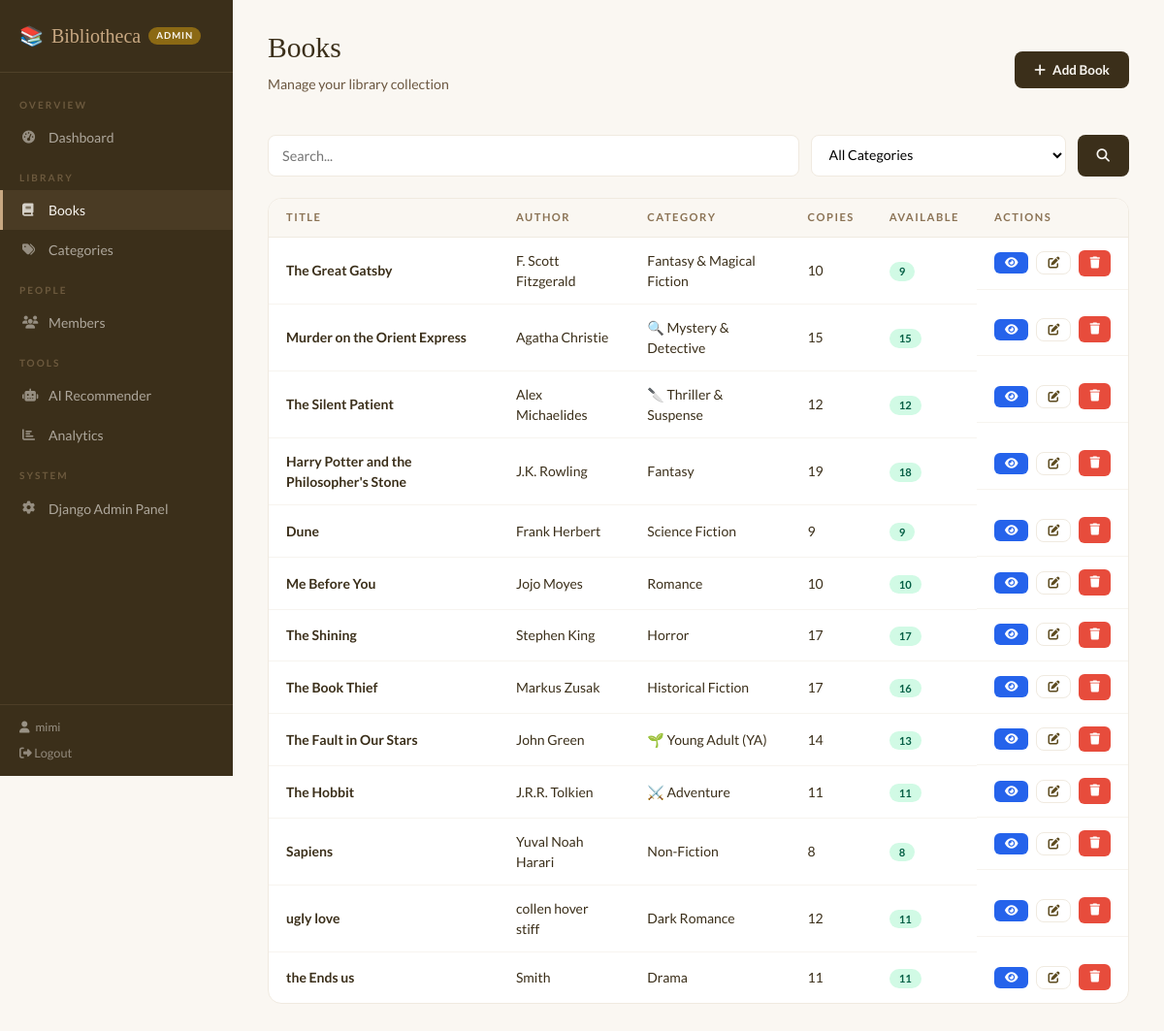
The app's page /books/ (signed in) with its own data.
### library/models.py (models this page shows, shortened)
class Book(models.Model):
    title = models.CharField(max_length=200)
    author = models.CharField(max_length=200, blank=True)
    category = models.ForeignKey(Category, on_delete=models.SET_NULL, null=True, blank=True, related_name='books')
    isbn = models.CharField(max_length=20, blank=True)
    total_copies = models.IntegerField(default=1)
    available_copies = models.IntegerField(default=1)
    description = models.TextField(blank=True)
    added_date = models.DateField(auto_now_add=True)
    @property
    def is_available(self):
        return self.available_copies > 0

class Category(models.Model):
    name = models.CharField(max_length=100)
    description = models.TextField(blank=True)
    class Meta:
        verbose_name_plural = "Categories"
        ordering = ['name']

### library/views.py (the view)
# urls.py: path('books/', views.book_list, name='book_list'),
@login_required
def book_list(request):
    if not is_admin(request.user): return redirect('member_books')
    category_id = request.GET.get('category')
    search = request.GET.get('search', '')
    books = Book.objects.select_related('category').all()
    if category_id:
        books = books.filter(category_id=category_id)
    if search:
        books = books.filter(title__icontains=search) | books.filter(author__icontains=search)
    return render(request, 'library/book_list.html', {
        'books': books,
        'categories': Category.objects.all(),
        'selected_category': category_id,
        'search': search,
    })

### library/views.py (called while the page is built)
def is_admin(user):
    return user.is_staff or user.is_superuser

### templates/library/book_list.html (shortened to what this page needs)
{% extends 'library/base.html' %}
{% block content %}
<div class="page-header" style="display:flex;align-items:center;justify-content:space-between;">
    <div><h1>Books</h1><p>Manage your library collection</p></div>
    <a href="{% url 'book_add' %}" class="btn-brown"><i class="fas fa-plus"></i> Add Book</a>
</div>
<form method="GET" style="display:flex;gap:12px;margin-bottom:22px;flex-wrap:wrap;">
    <input type="text" name="search" value="{{ search }}" placeholder="Search..."
        style="flex:1;min-width:200px;padding:10px 14px;border:1.5px solid var(--cream-dark);border-radius:8px;font-size:0.9rem;background:white;outline:none;">
    <select name="category" style="padding:10px 14px;border:1.5px solid var(--cream-dark);border-radius:8px;font-size:0.88rem;background:white;outline:none;">
        <option value="">All Categories</option>
    </select>
    <button type="submit" class="btn-brown"><i class="fas fa-search"></i></button>
</form>
<div class="card">
    <div class="table-responsive">
        <table>
            <thead>
                <tr>
                    <th>Title</th>
                    <th>Author</th>
                    <th>Category</th>
                    <th>Copies</th>
                    <th>Available</th>
                    <th>Actions</th>
                </tr>
            </thead>
            <tbody>
            {% for book in books %}
            <tr>
                <td><strong>{{ book.title }}</strong></td>
                <td>{{ book.author }}</td>
                <td>{{ book.category.name|default:"—" }}</td>
                <td>{{ book.total_copies }}</td>
                <td>
                    {% if book.is_available %}
                        <span class="badge badge-available">{{ book.available_copies }}</span>
                    {% else %}
                        <span class="badge badge-unavailable">0</span>
                    {% endif %}
                </td>
                <td style="display:flex;gap:8px;align-items:center;">
                    <a href="{% url 'book_detail' book.pk %}" class="btn-blue" style="font-size:0.75rem;padding:5px 11px;">
                        <i class="fas fa-eye"></i>
                    </a>
                    <a href="{% url 'book_edit' book.pk %}" class="btn-outline" style="font-size:0.75rem;padding:5px 11px;">
                        <i class="fas fa-edit"></i>
                    </a>
                    <form method="POST" action="{% url 'book_delete' book.pk %}" style="margin:0;" onsubmit="return confirm('Delete \'{{ book.title }}\'? This cannot be undone.')">
                        <button type="submit" style="background:#e74c3c;color:white;border:none;border-radius:6px;padding:5px 11px;font-size:0.75rem;cursor:pointer;line-height:1.4;">
                            <i class="fas fa-trash"></i>
                        </button>
                    </form>
                </td>
            </tr>
            {% empty %}
            <tr>
                <td colspan="6" style="text-align:center;color:#8B7355;padding:30px;">
                    No books yet. <a href="{% url 'book_add' %}" style="color:var(--brown);font-weight:700;">Add one →</a>
                </td>
            </tr>
            {% endfor %}
            </tbody>
        </table>
    </div>
</div>
{% endblock %}

### templates/library/base.html (shortened to what this page needs)
<!DOCTYPE html>
<html lang="en">
<head>
    <link href="https://cdn.jsdelivr.net/npm/bootstrap@5.3.2/dist/css/bootstrap.min.css" rel="stylesheet">
    <link href="https://cdnjs.cloudflare.com/ajax/libs/font-awesome/6.4.0/css/all.min.css" rel="stylesheet">
</head>
<body>
<div class="sidebar">
    <div class="sidebar-brand">
        <a href="{% if request.user.is_staff %}{% url 'admin_dashboard' %}{% else %}{% url 'member_dashboard' %}{% endif %}">
            <span>📚</span> Bibliotheca
            {% if request.user.is_staff %}<span class="sidebar-badge">Admin</span>
            {% else %}<span class="sidebar-badge">Member</span>{% endif %}
        </a>
    </div>
    <nav class="sidebar-nav">
        {% if request.user.is_staff %}
        <div class="nav-sec">Overview</div>
        <a href="{% url 'admin_dashboard' %}" {% if request.resolver_match.url_name == 'admin_dashboard' %}class="active"{% endif %}><i class="fas fa-tachometer-alt"></i> Dashboard</a>
        <div class="nav-sec">Library</div>
        <a href="{% url 'book_list' %}" {% if 'book' in request.resolver_match.url_name %}class="active"{% endif %}><i class="fas fa-book"></i> Books</a>
        <a href="{% url 'category_list' %}" {% if request.resolver_match.url_name == 'category_list' %}class="active"{% endif %}><i class="fas fa-tags"></i> Categories</a>
        <div class="nav-sec">People</div>
        <a href="{% url 'member_list' %}" {% if request.resolver_match.url_name == 'member_list' %}class="active"{% endif %}><i class="fas fa-users"></i> Members</a>
        <div class="nav-sec">Tools</div>
        <a href="{% url 'ai_recommender' %}" {% if request.resolver_match.url_name == 'ai_recommender' %}class="active"{% endif %}><i class="fas fa-robot"></i> AI Recommender</a>
        <a href="{% url 'analytics' %}" {% if request.resolver_match.url_name == 'analytics' %}class="active"{% endif %}><i class="fas fa-chart-bar"></i> Analytics</a>
        <div class="nav-sec">System</div>
        <a href="/admin" target="_blank"><i class="fas fa-cog"></i> Django Admin Panel</a>
        {% endif %}
    </nav>
    <div class="sidebar-user">
        <span><i class="fas fa-user" style="margin-right:6px;"></i>{{ request.user.username }}</span>
        <a href="{% url 'logout' %}" style="color:rgba(250,247,242,0.45);text-decoration:none;font-size:0.8rem;transition:color 0.15s;" onmouseover="this.style.color='var(--cream)'" onmouseout="this.style.color='rgba(250,247,242,0.45)'">
            <i class="fas fa-sign-out-alt"></i> Logout
        </a>
    </div>
</div>
<div class="main-content">
    {% block content %}{% endblock %}
</div>
</body>
</html>

### templates/library/base.html (style rules this page uses)
:root { --cream:#FAF7F2;--cream-dark:#F0EAE0;--brown-light:#C8A882;--brown:#8B6914;--brown-dark:#5C4A1E;--brown-deep:#3B2F1A; }
* { margin:0;padding:0;box-sizing:border-box; }
body { font-family:'Lato',sans-serif;background:var(--cream);color:var(--brown-deep); }
.sidebar { width:240px;min-height:100vh;background:var(--brown-deep);position:fixed;left:0;top:0;display:flex;flex-direction:column;z-index:100; }
.sidebar-brand { padding:22px 20px;border-bottom:1px solid rgba(200,168,130,0.15); }
.sidebar-brand a { font-family:'Playfair Display',serif;color:var(--brown-light);font-size:1.25rem;text-decoration:none;display:flex;align-items:center;gap:8px; }
.sidebar-badge { font-size:0.6rem;background:var(--brown);color:var(--cream);padding:2px 8px;border-radius:20px;font-family:'Lato',sans-serif;font-weight:700;letter-spacing:1px;text-transform:uppercase; }
.sidebar-nav { padding:12px 0;flex:1; }
.nav-sec { padding:14px 20px 5px;font-size:0.63rem;font-weight:700;letter-spacing:2px;text-transform:uppercase;color:rgba(200,168,130,0.35); }
.sidebar-nav a { display:flex;align-items:center;gap:11px;padding:10px 20px;color:rgba(250,247,242,0.6);text-decoration:none;font-size:0.875rem;transition:all 0.15s;border-left:3px solid transparent; }
.sidebar-nav a:hover,.sidebar-nav a.active { color:var(--cream);background:rgba(200,168,130,0.1);border-left-color:var(--brown-light); }
.sidebar-nav a i { width:16px;font-size:0.82rem;opacity:0.8; }
.sidebar-user { padding:14px 20px;border-top:1px solid rgba(200,168,130,0.12);display:flex;flex-direction:column;gap:8px; }
.sidebar-user span { color:rgba(250,247,242,0.5);font-size:0.75rem; }
.main-content { margin-left:240px;min-height:100vh;padding:32px 36px; }
.page-header { margin-bottom:26px; }
.page-header h1 { font-family:'Playfair Display',serif;font-size:1.85rem;color:var(--brown-deep); }
.page-header p { color:#6B5740;font-size:0.88rem;margin-top:4px; }
.card { background:white;border:1px solid var(--cream-dark);border-radius:14px;overflow:hidden; }
table { width:100%;border-collapse:collapse; }
th { padding:11px 18px;text-align:left;font-size:0.7rem;font-weight:700;text-transform:uppercase;letter-spacing:1.5px;color:#8B7355;background:var(--cream);border-bottom:1px solid var(--cream-dark); }
td { padding:13px 18px;font-size:0.875rem;color:var(--brown-deep);border-bottom:1px solid rgba(240,234,224,0.5); }
tr:last-child td { border-bottom:none; }
.badge { padding:4px 10px;border-radius:20px;font-size:0.7rem;font-weight:700;display:inline-block; }
.badge-available { background:#d1fae5;color:#065f46; }
.btn-brown { background:var(--brown-deep);color:var(--cream);border:none;padding:9px 20px;border-radius:8px;font-size:0.84rem;font-weight:700;cursor:pointer;text-decoration:none;display:inline-flex;align-items:center;gap:7px;transition:all 0.15s; }
.btn-outline { background:transparent;color:var(--brown-dark);border:1.5px solid var(--cream-dark);padding:8px 18px;border-radius:8px;font-size:0.84rem;font-weight:700;cursor:pointer;text-decoration:none;display:inline-flex;align-items:center;gap:7px;transition:all 0.15s; }
.btn-blue { background:#2563eb;color:white;border:none;padding:6px 13px;border-radius:6px;font-size:0.77rem;font-weight:700;text-decoration:none;display:inline-flex;align-items:center;gap:5px;transition:all 0.15s; }

### records on screen
Book: title "The Great Gatsby", author "F. Scott Fitzgerald", category.name "Fantasy & Magical Fiction", total_copies "10", available_copies "9"
Book: title "Murder on the Orient Express", author "Agatha Christie", category.name "🔍 Mystery & Detective", total_copies "15", available_copies "15"
Book: title "The Silent Patient", author "Alex Michaelides", category.name "🔪 Thriller & Suspense", total_copies "12", available_copies "12"
Book: title "Harry Potter and the Philosopher's Stone", author "J.K. Rowling", category.name "Fantasy", total_copies "19", available_copies "18"
Book: title "Dune", author "Frank Herbert", category.name "Science Fiction", total_copies "9", available_copies "9"
Book: title "Me Before You", author "Jojo Moyes", category.name "Romance", total_copies "10", available_copies "10"
Book: title "The Shining", author "Stephen King", category.name "Horror", total_copies "17", available_copies "17"
Book: title "The Book Thief", author "Markus Zusak", category.name "Historical Fiction", total_copies "17", available_copies "16"
Book: title "The Fault in Our Stars", author "John Green", category.name "🌱 Young Adult (YA)", total_copies "14", available_copies "13"
Book: title "The Hobbit", author "J.R.R. Tolkien", category.name "⚔️ Adventure", total_copies "11", available_copies "11"
Book: title "Sapiens", author "Yuval Noah Harari", category.name "Non-Fiction", total_copies "8", available_copies "8"
Book: title "ugly love", author "collen hover stiff", category.name "Dark Romance", total_copies "12", available_copies "11"
Book: title "the Ends us", author "Smith", category.name "Drama", total_copies "11", available_copies "11"

### other values on screen
{{ request.user.username }} "mimi"
